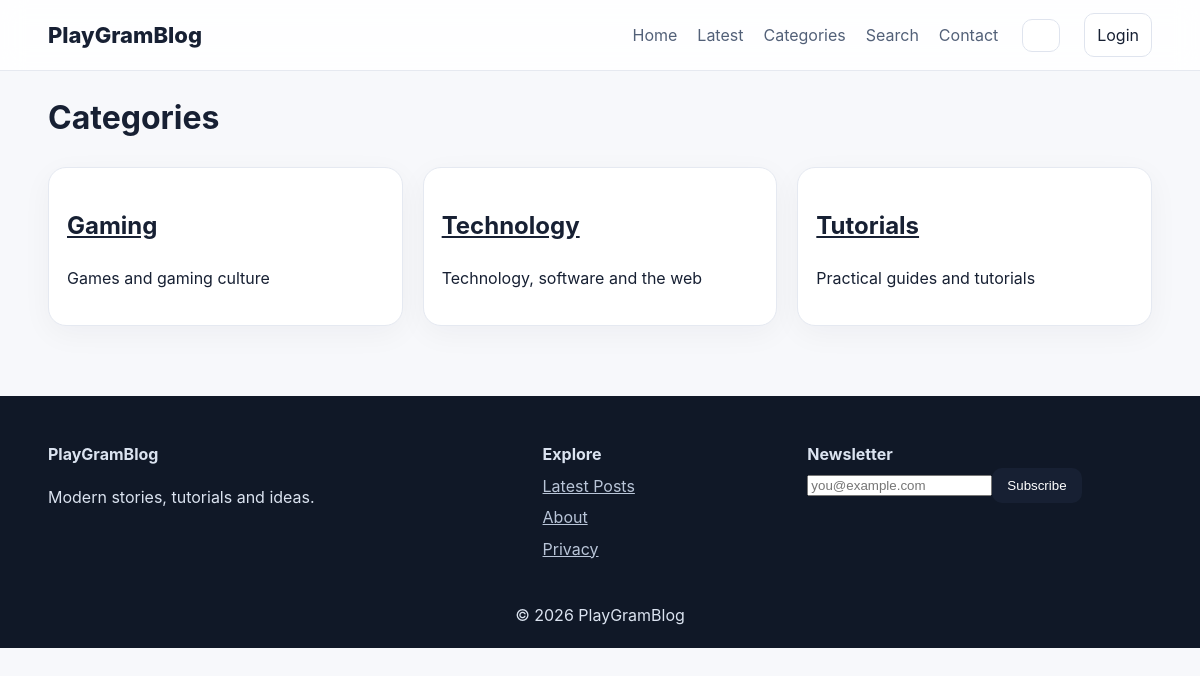
The app's page /category.php with its own data.
### tables this page shows
CREATE TABLE IF NOT EXISTS categories (
 id INT UNSIGNED AUTO_INCREMENT PRIMARY KEY,name VARCHAR(120) NOT NULL,slug VARCHAR(160) NOT NULL UNIQUE,description TEXT, image VARCHAR(500),
 seo_title VARCHAR(255),seo_description TEXT,status TINYINT(1) NOT NULL DEFAULT 1,created_at TIMESTAMP DEFAULT CURRENT_TIMESTAMP,updated_at TIMESTAMP DEFAULT CURRENT_TIMESTAMP ON UPDATE CURRENT_TIMESTAMP
);

### bootstrap.php (called while the page is built, shortened)
<?php
$custom = __DIR__ . '/config.php';
if (file_exists($custom)) {
    $config = require $custom;
}
require_once __DIR__ . '/database.php';
require_once __DIR__ . '/../includes/functions.php';

### config.php (called while the page is built, shortened)
<?php
$configFile = __DIR__ . '/config.php';

### functions.php (called while the page is built, shortened)
<?php
function e($v): string { return htmlspecialchars((string)$v, ENT_QUOTES, 'UTF-8'); }
function site_url(string $path=''): string {
    global $config;
    return rtrim($config['site_url'] ?: '', '/') . '/' . ltrim($path, '/');
}
function setting(string $key, $default='') {
    static $cache = null;
    if ($cache === null) {
        $cache = [];
    }
    return $cache[$key] ?? $default;
}
function current_user(): ?array { return $_SESSION['user'] ?? null; }

### database.php (called while the page is built, shortened)
<?php
function db(): PDO {
    static $pdo;
    global $config;
    if ($pdo instanceof PDO) return $pdo;
    $dsn = "mysql:host={$config['db_host']};dbname={$config['db_name']};charset=utf8mb4";
    $pdo = new PDO($dsn, $config['db_user'], $config['db_pass'], [
        PDO::ATTR_ERRMODE => PDO::ERRMODE_EXCEPTION,
        PDO::ATTR_DEFAULT_FETCH_MODE => PDO::FETCH_ASSOC,
        PDO::ATTR_EMULATE_PREPARES => false,
    ]);
    return $pdo;
}

### category.php (the view)
<?php require __DIR__.'/config/bootstrap.php'; $slug=$_GET['slug']??''; if(!$slug){$title='Categories';require __DIR__.'/includes/header.php';$cs=db()->query("SELECT * FROM categories WHERE status=1 ORDER BY name")->fetchAll();echo '<h1>Categories</h1><div class="grid">';foreach($cs as $c)echo '<div class="card"><div class="pad"><h2><a href="category.php?slug='.e($c['slug']).'">'.e($c['name']).'</a></h2><p>'.e($c['description']).'</p></div></div>';echo '</div>';require __DIR__.'/includes/footer.php';exit;} $st=db()->prepare("SELECT * FROM categories WHERE slug=? AND status=1");$st->execute([$slug]);$cat=$st->fetch();if(!$cat){http_response_code(404);exit('404');}$title=$cat['name'].' · '.setting('site_name','PlayGramBlog');require __DIR__.'/includes/header.php';$st=db()->prepare("SELECT p.*,u.name author FROM posts p LEFT JOIN users u ON u.id=p.author_id WHERE p.category_id=? AND p.status='published' AND p.published_at<=NOW() ORDER BY p.published_at DESC");$st->execute([$cat['id']]);?><h1><?=e($cat['name'])?></h1><p><?=e($cat['description'])?></p><div class="grid"><?php foreach($st as $p): ?><article class="card"><div class="pad"><h2><a href="post.php?slug=<?=e($p['slug'])?>"><?=e($p['title'])?></a></h2><p><?=e(excerpt($p['content']))?></p></div></article><?php endforeach;?></div><?php require __DIR__.'/includes/footer.php';?>

### header.php (shortened to what this page needs)
<?php
require_once __DIR__.'/../config/bootstrap.php';
?>
<!doctype html><html lang="en"><head>
<link rel="stylesheet" href="<?=e(site_url('assets/css/app.css'))?>">
</head><body class="<?=isset($_SESSION['dark'])?'dark':''?>">
<header class="site-head"><div class="wrap nav"><a class="brand" href="<?=e(site_url())?>">PlayGramBlog</a>
<nav><a href="<?=e(site_url())?>">Home</a><a href="posts.php">Latest</a><a href="category.php">Categories</a><a href="search.php">Search</a><a href="contact.php">Contact</a></nav>
<button class="theme" id="theme">☾</button><a class="account" href="login.php"><?=current_user()?'Account':'Login'?></a></div></header><main class="wrap">

### footer.php
</main><footer class="footer"><div class="wrap footgrid"><div><b>PlayGramBlog</b><p><?=e(setting('site_description','Modern stories, tutorials and ideas.'))?></p></div><div><b>Explore</b><a href="posts.php">Latest Posts</a><a href="page.php?slug=about">About</a><a href="page.php?slug=privacy-policy">Privacy</a></div><div><b>Newsletter</b><form method="post" action="newsletter.php"><input name="email" type="email" required placeholder="you@example.com"><button>Subscribe</button><?=csrf_field()?></form></div></div><p class="copy"><?=e(setting('footer_text','© '.date('Y').' PlayGramBlog'))?></p></footer><script src="assets/js/app.js"></script></body></html>

### app.css (style rules this page uses)
* { box-sizing:border-box }
body { margin:0;font-family:Inter,system-ui,-apple-system,Segoe UI,sans-serif;background:#f7f8fb;color:#172033;line-height:1.65 }
a { color:inherit }
.wrap { width:min(1120px,92%);margin:auto }
.site-head { position:sticky;top:0;z-index:5;background:#ffffffdd;backdrop-filter:blur(12px);border-bottom:1px solid #e6e9f0 }
.nav { height:70px;display:flex;align-items:center;gap:24px }
.brand { font-size:22px;font-weight:850;text-decoration:none;margin-right:auto }
.nav nav { display:flex;gap:20px }
.nav nav a { text-decoration:none;color:#526078 }
.account,.theme { border:1px solid #dfe4ee;background:#fff;border-radius:10px;padding:8px 12px;text-decoration:none }
.grid { display:grid;grid-template-columns:repeat(3,1fr);gap:20px }
.card { background:#fff;border:1px solid #e5e9f1;border-radius:18px;overflow:hidden;box-shadow:0 8px 30px #1720330b }
.card .pad { padding:18px }
.btn,button { border:0;border-radius:10px;padding:10px 15px;background:#172033;color:#fff;cursor:pointer }
.footer { margin-top:70px;padding:45px 0 20px;background:#101827;color:#dbe3f0 }
.footgrid { display:grid;grid-template-columns:2fr 1fr 1.5fr;gap:35px }
.footgrid a { display:block;margin:5px 0;color:#b9c5d8 }
.copy { text-align:center;margin:35px 0 0 }

### records on screen
categories: name "Gaming", description "Games and gaming culture"
categories: name "Technology", description "Technology, software and the web"
categories: name "Tutorials", description "Practical guides and tutorials"

### other values on screen
setting('site_description','Modern stories, tutorials and ideas.') "Modern stories, tutorials and ideas."
setting('footer_text','© '.date('Y').' PlayGramBlog') "© 2026 PlayGramBlog"
